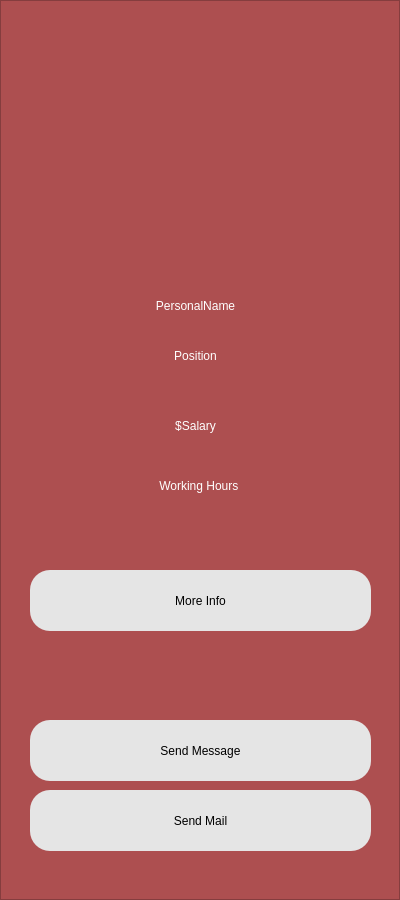
             <widget class="QFrame" name="frame_13">
              <property name="enabled">
               <bool>true</bool>
              </property>
              <property name="minimumSize">
               <size>
                <width>400</width>
                <height>900</height>
               </size>
              </property>
              <property name="maximumSize">
               <size>
                <width>400</width>
                <height>900</height>
               </size>
              </property>
              <property name="styleSheet">
               <string notr="true">background-color: rgb(173, 79, 80);</string>
              </property>
              <property name="frameShape">
               <enum>QFrame::StyledPanel</enum>
              </property>
              <property name="frameShadow">
               <enum>QFrame::Raised</enum>
              </property>
              <widget class="QLabel" name="label_6">
               <property name="geometry">
                <rect>
                 <x>90</x>
                 <y>50</y>
                 <width>221</width>
                 <height>211</height>
                </rect>
               </property>
               <property name="text">
                <string/>
               </property>
               <property name="pixmap">
                <pixmap>ui/blank.png</pixmap>
               </property>
               <property name="scaledContents">
                <bool>true</bool>
               </property>
              </widget>
              <widget class="QLabel" name="PersonelName">
               <property name="geometry">
                <rect>
                 <x>90</x>
                 <y>280</y>
                 <width>211</width>
                 <height>51</height>
                </rect>
               </property>
               <property name="styleSheet">
                <string notr="true">font: 14pt &quot;MS Shell Dlg 2&quot;;
color: rgb(255, 255, 255);</string>
               </property>
               <property name="text">
                <string>PersonalName</string>
               </property>
               <property name="alignment">
                <set>Qt::AlignCenter</set>
               </property>
              </widget>
              <widget class="QLabel" name="PersonelName_2">
               <property name="geometry">
                <rect>
                 <x>90</x>
                 <y>330</y>
                 <width>211</width>
                 <height>51</height>
                </rect>
               </property>
               <property name="styleSheet">
                <string notr="true">font: 14pt &quot;MS Shell Dlg 2&quot;;
color: rgb(255, 255, 255);</string>
               </property>
               <property name="text">
                <string>Position</string>
               </property>
               <property name="alignment">
                <set>Qt::AlignCenter</set>
               </property>
              </widget>
              <widget class="QLabel" name="PersonelName_3">
               <property name="geometry">
                <rect>
                 <x>90</x>
                 <y>400</y>
                 <width>211</width>
                 <height>51</height>
                </rect>
               </property>
               <property name="styleSheet">
                <string notr="true">font: 14pt &quot;MS Shell Dlg 2&quot;;
color: rgb(255, 255, 255);</string>
               </property>
               <property name="text">
                <string>$Salary</string>
               </property>
               <property name="alignment">
                <set>Qt::AlignCenter</set>
               </property>
              </widget>
              <widget class="QLabel" name="PersonelName_4">
               <property name="geometry">
                <rect>
                 <x>30</x>
                 <y>460</y>
                 <width>341</width>
                 <height>51</height>
                </rect>
               </property>
               <property name="styleSheet">
                <string notr="true">font: 14pt &quot;MS Shell Dlg 2&quot;;
color: rgb(255, 255, 255);</string>
               </property>
               <property name="text">
                <string>Working Hours </string>
               </property>
               <property name="alignment">
                <set>Qt::AlignCenter</set>
               </property>
              </widget>
              <widget class="QPushButton" name="personel_send_mail">
               <property name="geometry">
                <rect>
                 <x>30</x>
                 <y>720</y>
                 <width>341</width>
                 <height>61</height>
                </rect>
               </property>
               <property name="styleSheet">
                <string notr="true">background-color: rgb(229, 229, 229);
border-radius : 20px;
font: 14pt &quot;Nirmala UI Semilight&quot;;
</string>
               </property>
               <property name="text">
                <string>Send Message</string>
               </property>
              </widget>
              <widget class="QPushButton" name="personal_message">
               <property name="geometry">
                <rect>
                 <x>30</x>
                 <y>790</y>
                 <width>341</width>
                 <height>61</height>
                </rect>
               </property>
               <property name="styleSheet">
                <string notr="true">background-color: rgb(229, 229, 229);
border-radius : 20px;
font: 14pt &quot;Nirmala UI Semilight&quot;;
</string>
               </property>
               <property name="text">
                <string>Send Mail</string>
               </property>
              </widget>
              <widget class="QPushButton" name="personel_send_mail_2">
               <property name="geometry">
                <rect>
                 <x>30</x>
                 <y>570</y>
                 <width>341</width>
                 <height>61</height>
                </rect>
               </property>
               <property name="styleSheet">
                <string notr="true">background-color: rgb(229, 229, 229);
border-radius : 20px;
font: 14pt &quot;Nirmala UI Semilight&quot;;
</string>
               </property>
               <property name="text">
                <string>More Info</string>
               </property>
              </widget>
             </widget>
